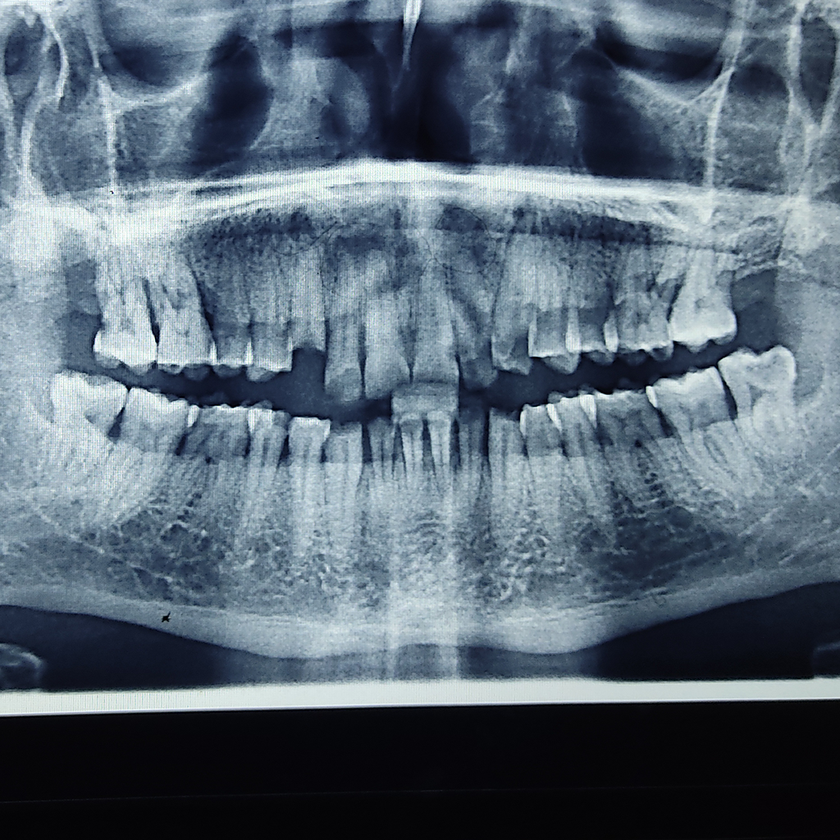
#> input picture dataset/images/100.png, 840 x 840 px, shrunk from 1024 x 1024 before the run; its folder holds 4 pictures in this run
$ python extract_patches.py
#> lines starting #> are read from the running program, lines starting #| are printed output that depends on the picture
import numpy as np
from patchify import patchify
import cv2
import glob

image_names = glob.glob('C:\\Users\\rahil\\PycharmProjects\\thesis\\creating_dataset\\data\\images\\*.png')
image_names.sort()

mask_names = glob.glob('C:\\Users\\rahil\\PycharmProjects\\thesis\\creating_dataset\\data\\masks\\*.png')
mask_names.sort()

images = np.array([cv2.imread(file, 0) for file in image_names])
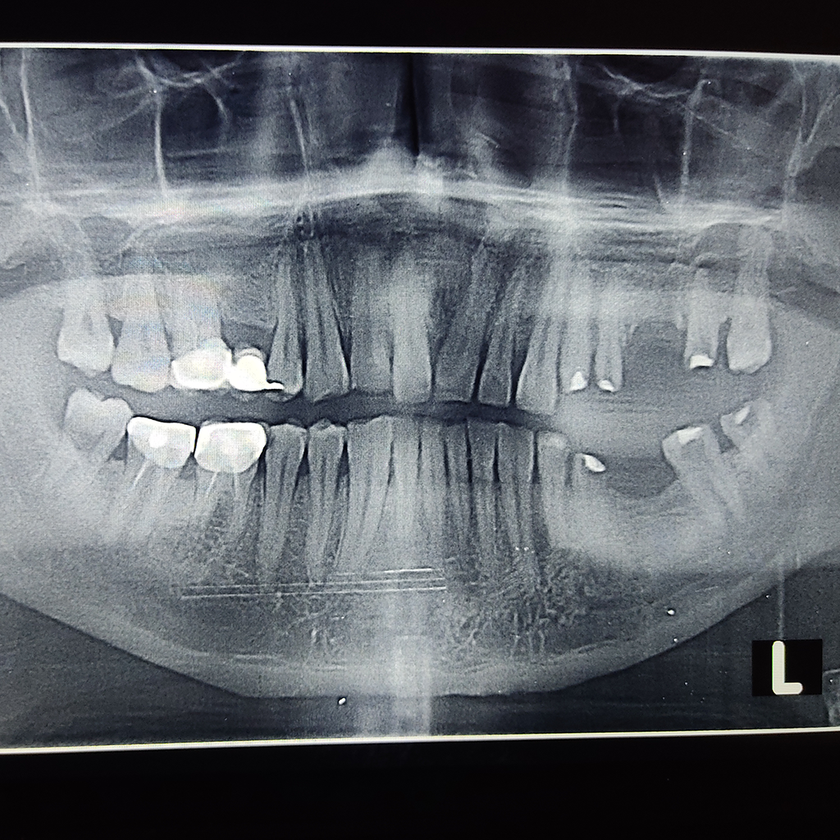
#> input picture dataset/images/113.png, 840 x 840 px, shrunk from 1024 x 1024 before the run
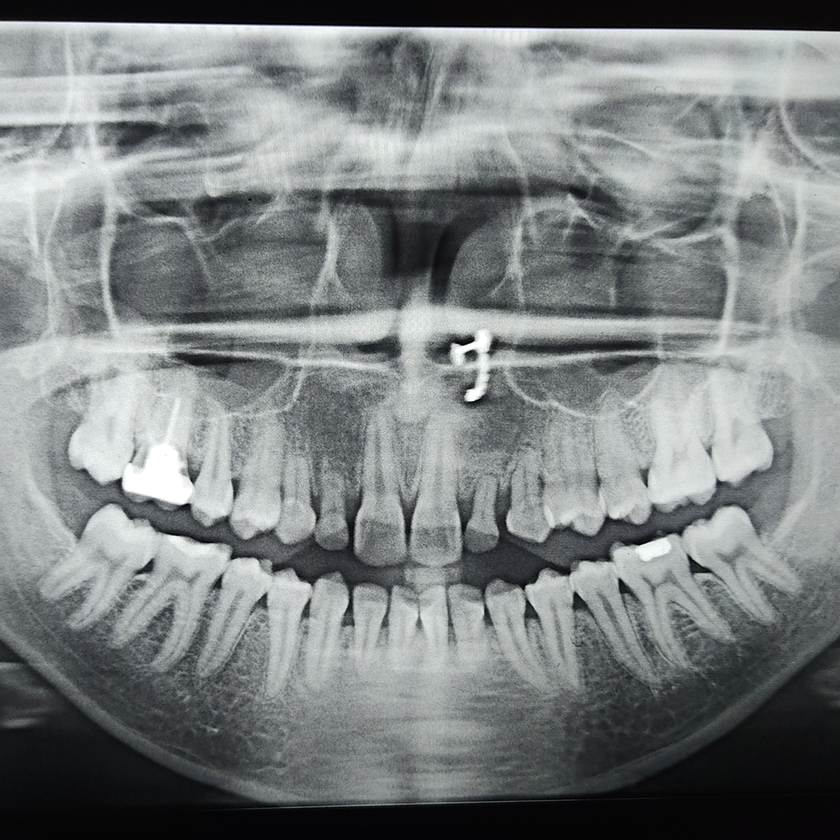
#> input picture dataset/images/116.png, 840 x 840 px, shrunk from 1024 x 1024 before the run
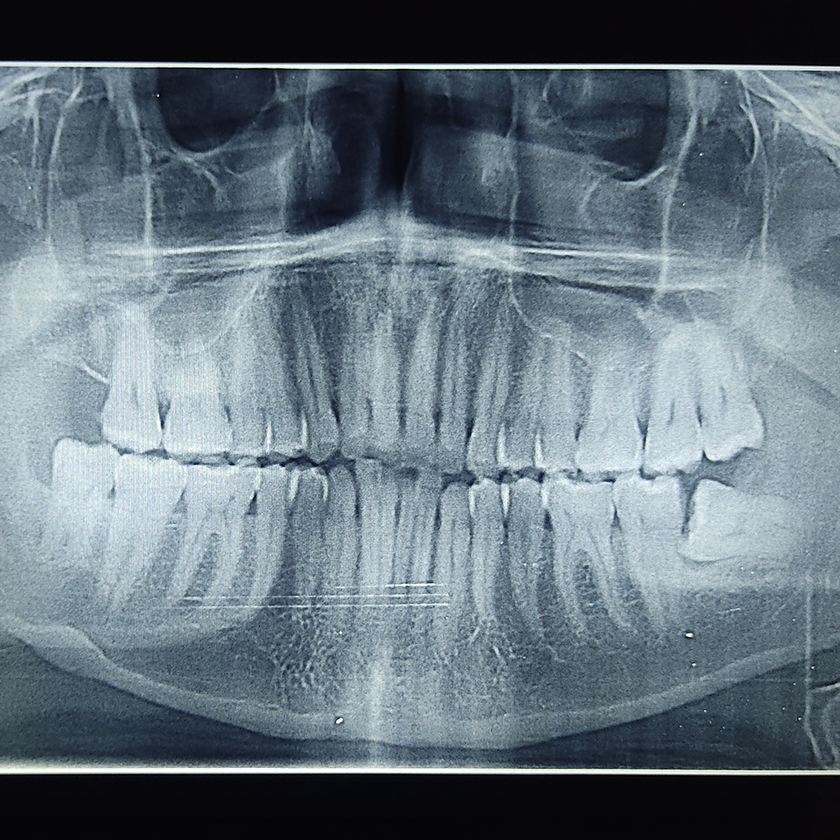
#> input picture dataset/images/118.png, 840 x 840 px, shrunk from 1024 x 1024 before the run
masks = np.array([cv2.imread(file, 0) for file in mask_names])

for img in range(images.shape[0]):
    large_image = images[img]
#> (the run stopped early here; a loop or call above may not have finished)
